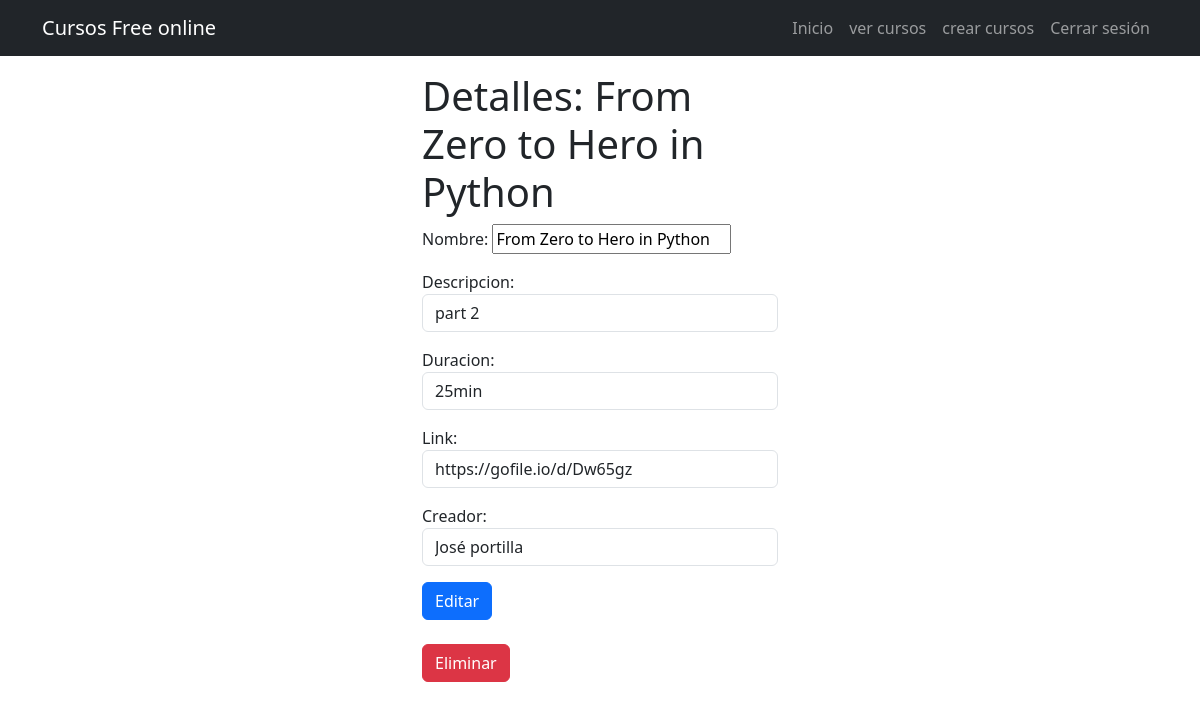
/detalles_cursos/3 (signed in), run on the app's committed database.
### aplicacion/models.py (models this page shows, shortened)
class Cursos (models.Model):
    nombre = models.CharField(max_length=50)
    descripcion = models.CharField(max_length=200)
    duracion = models.CharField(max_length=5)
    link = models.TextField()
    creador = models.CharField(max_length=50)
    usuario = models.ForeignKey(User, on_delete=models.CASCADE)

### aplicacion/views.py (the view, shortened to what this page needs)
# urls.py: path('detalles_cursos/<int:id>', views.detalles_cursos, name='detalles_cursos'),
@login_required
def detalles_cursos(request, id):
    if request.method == "GET":
        informacion_curso = get_object_or_404(
            Cursos, pk=id, usuario=request.user)
        fomulario = FormularioCursos(instance=informacion_curso)
        return render(request, 'detalles_cursos.html', {
            'informacion_curso': informacion_curso,
            "formulario": fomulario
        })

### aplicacion/forms.py
class FormularioCursos(forms.ModelForm):
    class Meta:
        model = Cursos
        fields = ['nombre', 'descripcion', 'duracion', 'link', 'creador']
        widgets = {
            'title': forms.TextInput(attrs={'class': 'form-control'}),
            'descripcion': forms.TextInput(attrs={'class': 'form-control'}),
            'duracion': forms.TextInput(attrs={'class': 'form-control'}),
            'link': forms.TextInput(attrs={'class': 'form-control'}),
            'creador': forms.TextInput(attrs={'class': 'form-control'}),
        }

### aplicacion/templates/detalles_cursos.html (shortened to what this page needs)
{% extends 'base.html' %} {% block contenido %}
<main class="container">
  <div class="row">
    <div class="col-md-4 offset-md-4">
      <h1>Detalles: {{informacion_curso.nombre}}</h1>
      <form method="POST">
        {% csrf_token %} {{formulario.as_p}}
        <button class="btn btn-primary">
            Editar
        </button>
      </form>
      <div class="mt-4 d-flex">
      <form action="{% url 'eliminar_cursos' informacion_curso.id %}"method="POST">
        <button class="btn btn-danger">
            Eliminar
        </button>
      </div>
    </div>
  </div>
</main>
{% endblock %}

### data on the page
Cursos: nombre "From Zero to Hero in Python", descripcion "part 2", duracion "25min", link "https://gofile.io/d/Dw65gz", creador "José portilla"
